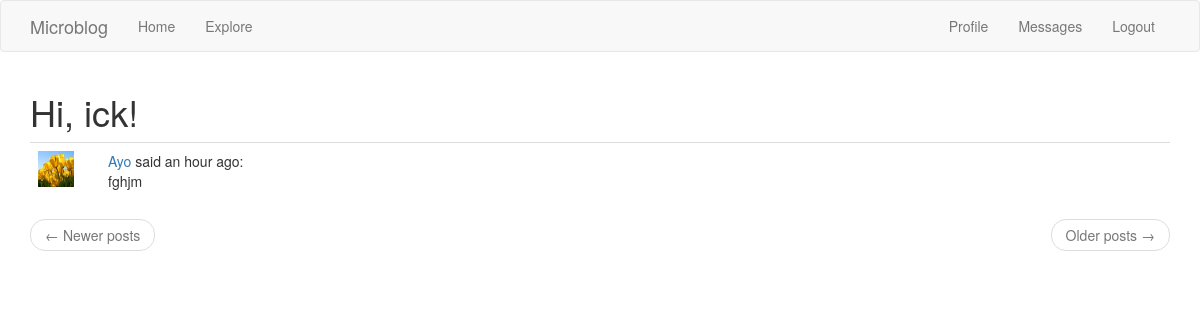
Page /explore (signed in) on the committed database.
### app/models.py (models this page shows, shortened)
class User(UserMixin, db.Model):
    id = db.Column(db.Integer, primary_key=True)
    username = db.Column(db.String(64), index=True, unique=True)
    email = db.Column(db.String(120), index=True, unique=True)
    password_hash = db.Column(db.String(128))
    profile_picture = db.Column(db.String(20), default='default.jpg')
    about_me = db.Column(db.String(140))
    last_seen = db.Column(db.DateTime, default=datetime.utcnow)
    messages_sent = db.relationship('Message',
                                    foreign_keys='Message.sender_id',
                                    backref='author', lazy='dynamic')
    messages_received = db.relationship('Message',
                                        foreign_keys='Message.recipient_id',
                                        backref='recipient', lazy='dynamic')
    last_message_read_time = db.Column(db.DateTime)
    posts = db.relationship('Post', backref='author', lazy='dynamic')
    followed = db.relationship(
        'User', secondary=followers,
        primaryjoin=(followers.c.follower_id == id),
        secondaryjoin=(followers.c.followed_id == id),
        backref=db.backref('followers', lazy='dynamic'), lazy='dynamic')

class Post(db.Model):
    id = db.Column(db.Integer, primary_key=True)
    body = db.Column(db.String(140))
    timestamp = db.Column(db.DateTime, index=True, default=datetime.utcnow)
    user_id = db.Column(db.Integer, db.ForeignKey('user.id'))

### app/routes.py (the view)
@app.route('/explore')
@login_required
def explore():
    page = request.args.get('page', 1, type=int)
    posts = Post.query.order_by(Post.timestamp.desc()).paginate(
        page, app.config['POSTS_PER_PAGE'], False)
    next_url = url_for('explore', page=posts.next_num) \
        if posts.has_next else None
    prev_url = url_for('explore', page=posts.prev_num) \
        if posts.has_prev else None
    return render_template("index.html", title='Explore', posts=posts.items,
                           next_url=next_url, prev_url=prev_url)

### app/models.py (called while the page is built)
@login.user_loader
def load_user(id):
    return User.query.get(int(id))

### app/routes.py (called while the page is built)
@app.before_request
def before_request():
    if current_user.is_authenticated:
        current_user.last_seen = datetime.utcnow()
        db.session.commit()

### app/templates/index.html (shortened to what this page needs)
{% extends "base.html" %}
{% import 'bootstrap/wtf.html' as wtf %}
{% block app_content %}
    <h1>Hi, {{ current_user.username }}!</h1>
    {% for post in posts %}
        {% include '_post.html' %}
    {% endfor %}
    <nav aria-label="...">
        <ul class="pager">
            <li class="previous{% if not prev_url %} disabled{% endif %}">
                <a href="{{ prev_url or '#' }}">
                    <span aria-hidden="true">&larr;</span> Newer posts
                </a>
            </li>
            <li class="next{% if not next_url %} disabled{% endif %}">
                <a href="{{ next_url or '#' }}">
                    Older posts <span aria-hidden="true">&rarr;</span>
                </a>
            </li>
        </ul>
    </nav>
{% endblock %}

### app/templates/_post.html
<table class="table table-hover">
    <tr>
        {% if posts %}
        <td width="70px">
            <a href="{{ url_for('user', username=post.author.username) }}">
                <img id='icon' src="{{ url_for('static', filename='profile_pictures/' + post.author.profile_picture) }}" alt="">
            </a>
        </td>
        {% else %}
        <td>
            <img id='icon' src="{{ profile_picture }}" alt=""></td>
        {% endif %}
        <td>
            <a href="{{ url_for('user', username=post.author.username) }}">
                {{ post.author.username }}
            </a>
            said {{ moment(post.timestamp).fromNow() }}:
            <br>
            {{ post.body }}
        </td>
    </tr>
</table>

### app/static/css/style.css (style rules this page uses)
#icon { width: 36px; height: 36px; }

### rows in the picture
User: username "ick"
Post: profile_picture (picture), author.username "Ayo", timestamp "an hour ago", body "fghjm"
